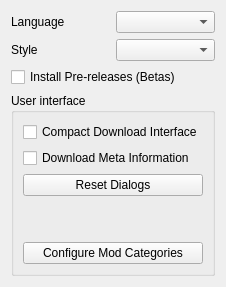
     <widget class="QWidget" name="generalTab">
      <attribute name="title">
       <string>General</string>
      </attribute>
      <layout class="QVBoxLayout" name="verticalLayout_3">
       <item>
        <layout class="QHBoxLayout" name="horizontalLayout_3">
         <item>
          <widget class="QLabel" name="label_5">
           <property name="text">
            <string>Language</string>
           </property>
          </widget>
         </item>
         <item>
          <widget class="QComboBox" name="languageBox">
           <property name="toolTip">
            <string>The display language</string>
           </property>
           <property name="whatsThis">
            <string>&lt;!DOCTYPE HTML PUBLIC &quot;-//W3C//DTD HTML 4.0//EN&quot; &quot;http://www.w3.org/TR/REC-html40/strict.dtd&quot;&gt;
&lt;html&gt;&lt;head&gt;&lt;meta name=&quot;qrichtext&quot; content=&quot;1&quot; /&gt;&lt;style type=&quot;text/css&quot;&gt;
p, li { white-space: pre-wrap; }
&lt;/style&gt;&lt;/head&gt;&lt;body style=&quot; font-family:'MS Shell Dlg 2'; font-size:8.25pt; font-weight:400; font-style:normal;&quot;&gt;
&lt;p style=&quot; margin-top:0px; margin-bottom:0px; margin-left:0px; margin-right:0px; -qt-block-indent:0; text-indent:0px;&quot;&gt;&lt;span style=&quot; font-size:8pt;&quot;&gt;The display language. This will only displaye languages for which you have a translation installed.&lt;/span&gt;&lt;/p&gt;&lt;/body&gt;&lt;/html&gt;</string>
           </property>
          </widget>
         </item>
        </layout>
       </item>
       <item>
        <layout class="QHBoxLayout" name="horizontalLayout_4">
         <item>
          <widget class="QLabel" name="label_10">
           <property name="text">
            <string>Style</string>
           </property>
          </widget>
         </item>
         <item>
          <widget class="QComboBox" name="styleBox">
           <property name="toolTip">
            <string>graphical style</string>
           </property>
           <property name="whatsThis">
            <string>graphical style of the MO user interface</string>
           </property>
          </widget>
         </item>
        </layout>
       </item>
       <item>
        <widget class="QCheckBox" name="usePrereleaseBox">
         <property name="toolTip">
          <string>Update to non-stable releases.</string>
         </property>
         <property name="whatsThis">
          <string>If this is enabled, the integrated update mechanism will notify of all releases, including pre-releases (alphas, betas).

Please use this only if you're sufficiently tech-savvy to investigate issues, look for known problems in the issue tracker and create meaningful reports.

If you use pre-releases, never contact me directly by e-mail or via private messages!</string>
         </property>
         <property name="text">
          <string>Install Pre-releases (Betas)</string>
         </property>
        </widget>
       </item>
       <item>
        <widget class="QGroupBox" name="groupBox">
         <property name="title">
          <string>User interface</string>
         </property>
         <layout class="QVBoxLayout" name="verticalLayout_11">
          <item>
           <widget class="QCheckBox" name="compactBox">
            <property name="toolTip">
             <string>If checked, the download interface will be more compact.</string>
            </property>
            <property name="text">
             <string>Compact Download Interface</string>
            </property>
           </widget>
          </item>
          <item>
           <widget class="QCheckBox" name="showMetaBox">
            <property name="toolTip">
             <string>If checked, the download list will display meta information instead of file names.</string>
            </property>
            <property name="text">
             <string>Download Meta Information</string>
            </property>
           </widget>
          </item>
          <item>
           <widget class="QPushButton" name="resetDialogsButton">
            <property name="maximumSize">
             <size>
              <width>16777215</width>
              <height>16777215</height>
             </size>
            </property>
            <property name="toolTip">
             <string>Reset stored information from dialogs.</string>
            </property>
            <property name="whatsThis">
             <string>This will make all dialogs show up again where you checked the &quot;Remember selection&quot;-box.</string>
            </property>
            <property name="text">
             <string>Reset Dialogs</string>
            </property>
           </widget>
          </item>
          <item>
           <spacer name="verticalSpacer">
            <property name="orientation">
             <enum>Qt::Vertical</enum>
            </property>
            <property name="sizeHint" stdset="0">
             <size>
              <width>20</width>
              <height>40</height>
             </size>
            </property>
           </spacer>
          </item>
          <item>
           <widget class="QPushButton" name="categoriesBtn">
            <property name="toolTip">
             <string>Modify the categories available to arrange your mods.</string>
            </property>
            <property name="whatsThis">
             <string>Modify the categories available to arrange your mods.</string>
            </property>
            <property name="text">
             <string>Configure Mod Categories</string>
            </property>
           </widget>
          </item>
         </layout>
        </widget>
       </item>
      </layout>
     </widget>
